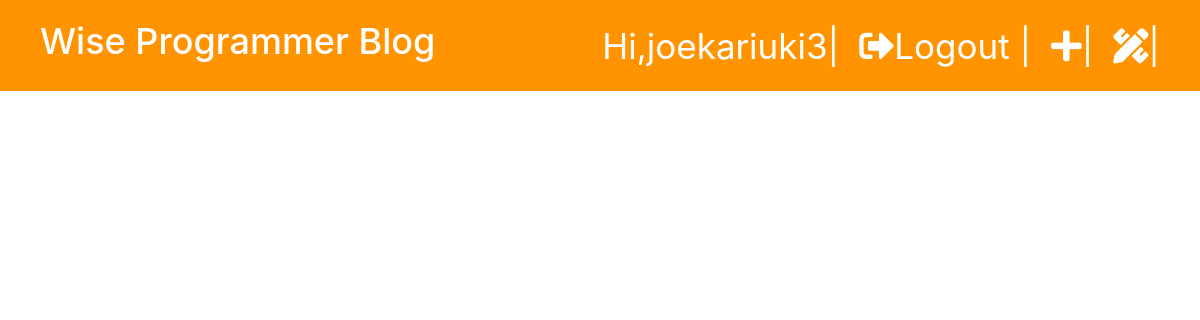
Page /drafts/ (signed in) on the earlier database version.
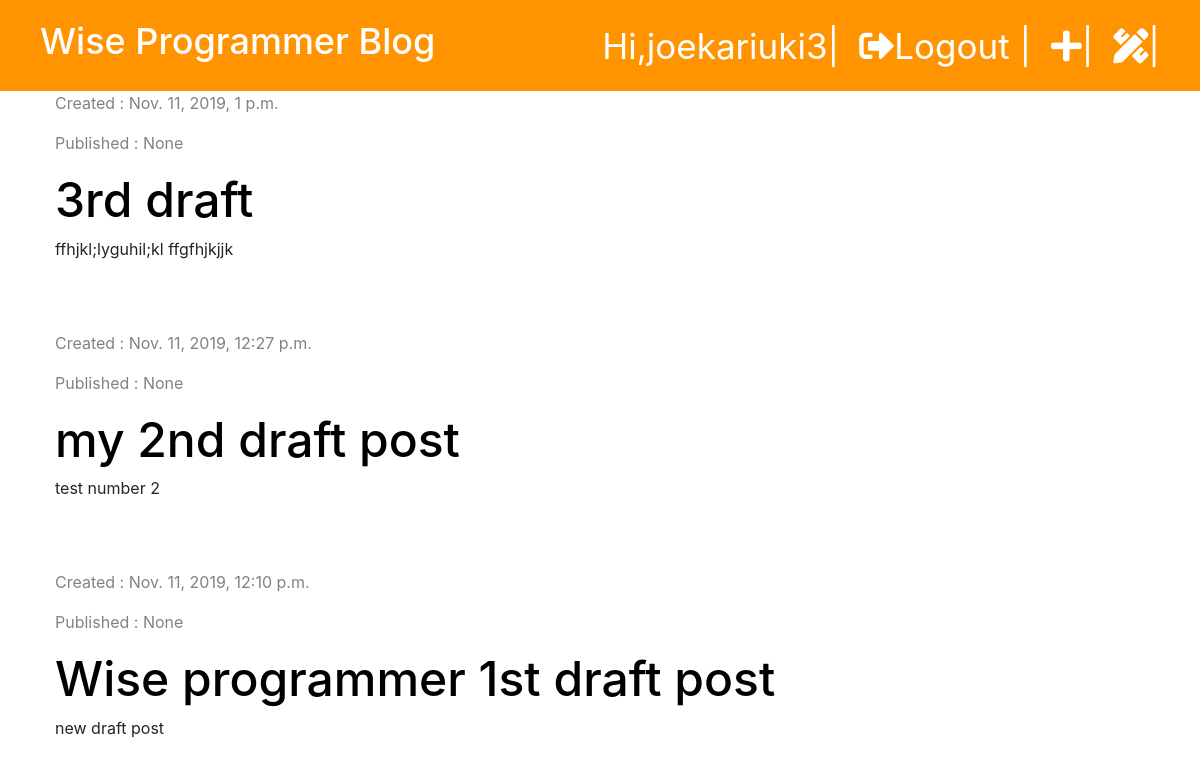
Same page on the later database version.
### blog/models.py (models this page shows, shortened)
class Post(models.Model):
    author = models.ForeignKey('auth.User', on_delete=models.CASCADE)
    title = models.CharField(max_length=10000)
    text = models.TextField()
    created_date = models.DateTimeField(default=timezone.now)
    published_date = models.DateTimeField(blank=True, null=True)

### blog/views.py (the view)
# urls.py: path('drafts/', views.post_draft_list, name='post_draft_list'),
@login_required
def post_draft_list(request):
    post = Post.objects.filter(published_date__isnull=True).order_by('-created_date')
    stuff_for_frontend = {'posts': post }
    return render(request, 'blog/post_draft_list.html', stuff_for_frontend)

### blog/templates/blog/post_draft_list.html (shortened to what this page needs)
{% extends 'blog/base.html' %}
    {% block content%}
        {% for post in posts %}
            <div class="post">
                <div class="date">
                    <p>Created : {{ post.created_date }}</p>
                    <p> Published : {{ post.published_date }}</p>
                </div>
                <h1> <a href="{% url 'post_detail' pk=post.pk %}"> {{ post.title }} </a> </h1>
                <p> {{ post.text | truncatechars:50}} </p>
            </div>
        {% endfor %}
    {% endblock %}

Differences in the rows shown:
added Post: created_date "Nov. 11, 2019, 1 p.m.", published_date "None", title "3rd draft", text "ffhjkl;lyguhil;kl ffgfhjkjjk"
added Post: created_date "Nov. 11, 2019, 12:27 p.m.", published_date "None", title "my 2nd draft post", text "test number 2"
added Post: created_date "Nov. 11, 2019, 12:10 p.m.", published_date "None", title "Wise programmer 1st draft post", text "new draft post"
